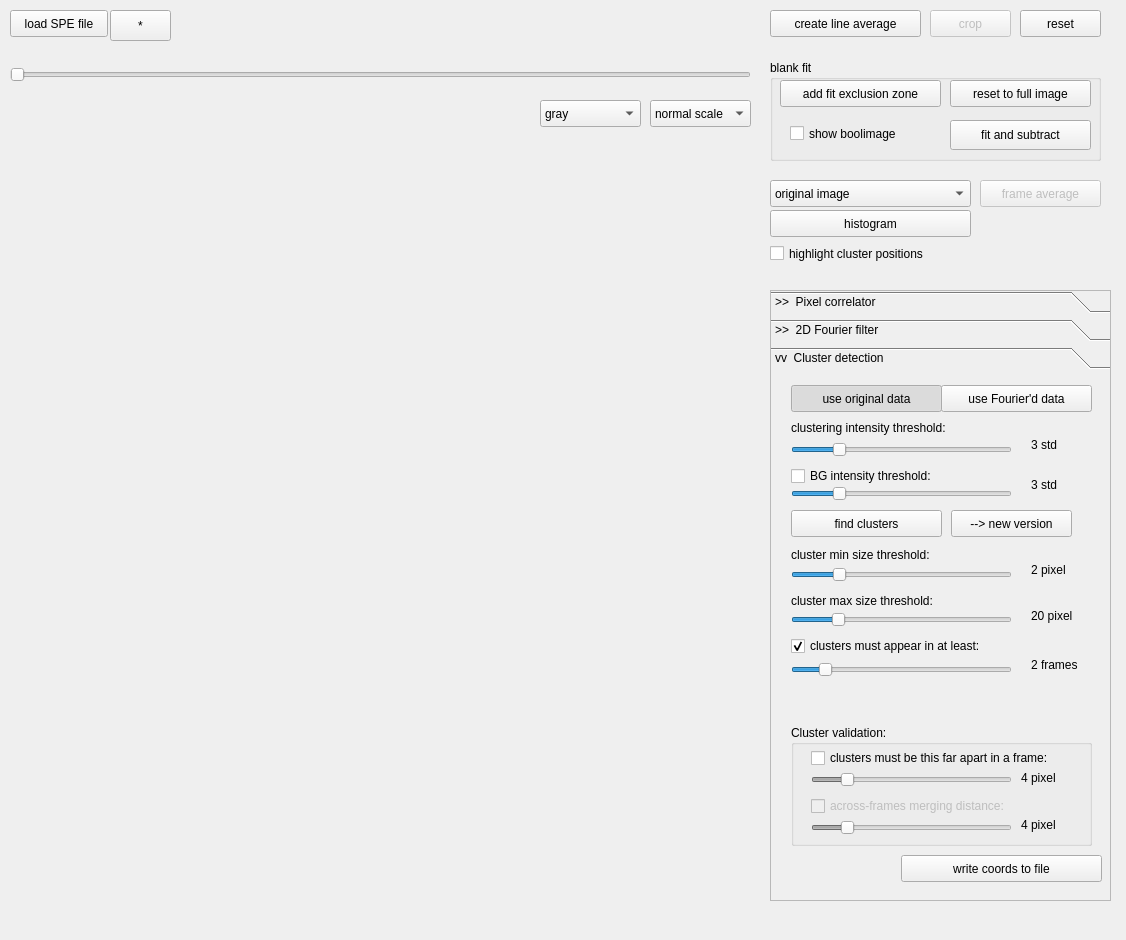
<?xml version="1.0" encoding="UTF-8"?>
<ui version="4.0">
 <class>MainWindow</class>
 <widget class="QMainWindow" name="MainWindow">
  <property name="geometry">
   <rect>
    <x>0</x>
    <y>0</y>
    <width>1126</width>
    <height>940</height>
   </rect>
  </property>
  <property name="windowTitle">
   <string>MainWindow</string>
  </property>
  <widget class="QWidget" name="centralwidget">
   <widget class="QWidget" name="imageview" native="true">
    <property name="geometry">
     <rect>
      <x>10</x>
      <y>100</y>
      <width>741</width>
      <height>741</height>
     </rect>
    </property>
    <property name="font">
     <font>
      <pointsize>9</pointsize>
     </font>
    </property>
    <property name="focusPolicy">
     <enum>Qt::NoFocus</enum>
    </property>
    <widget class="QComboBox" name="logScaleComboBox">
     <property name="geometry">
      <rect>
       <x>640</x>
       <y>0</y>
       <width>101</width>
       <height>27</height>
      </rect>
     </property>
     <item>
      <property name="text">
       <string>normal scale</string>
      </property>
     </item>
     <item>
      <property name="text">
       <string>log scale</string>
      </property>
     </item>
    </widget>
    <widget class="QComboBox" name="cmapComboBox">
     <property name="geometry">
      <rect>
       <x>530</x>
       <y>0</y>
       <width>101</width>
       <height>27</height>
      </rect>
     </property>
     <item>
      <property name="text">
       <string>gray</string>
      </property>
     </item>
     <item>
      <property name="text">
       <string>jet</string>
      </property>
     </item>
     <item>
      <property name="text">
       <string>hsv</string>
      </property>
     </item>
     <item>
      <property name="text">
       <string>heat</string>
      </property>
     </item>
    </widget>
   </widget>
   <widget class="QPushButton" name="loadFilePushButton">
    <property name="geometry">
     <rect>
      <x>10</x>
      <y>10</y>
      <width>98</width>
      <height>27</height>
     </rect>
    </property>
    <property name="text">
     <string>load SPE file</string>
    </property>
   </widget>
   <widget class="QLabel" name="SPEFileLabel">
    <property name="geometry">
     <rect>
      <x>180</x>
      <y>16</y>
      <width>591</width>
      <height>41</height>
     </rect>
    </property>
    <property name="font">
     <font>
      <pointsize>8</pointsize>
     </font>
    </property>
    <property name="text">
     <string/>
    </property>
    <property name="wordWrap">
     <bool>true</bool>
    </property>
   </widget>
   <widget class="QSlider" name="frameSlider">
    <property name="geometry">
     <rect>
      <x>10</x>
      <y>60</y>
      <width>741</width>
      <height>29</height>
     </rect>
    </property>
    <property name="orientation">
     <enum>Qt::Horizontal</enum>
    </property>
   </widget>
   <widget class="QPushButton" name="frameAverageToggleButton">
    <property name="enabled">
     <bool>false</bool>
    </property>
    <property name="geometry">
     <rect>
      <x>980</x>
      <y>180</y>
      <width>121</width>
      <height>27</height>
     </rect>
    </property>
    <property name="text">
     <string>frame average</string>
    </property>
    <property name="checkable">
     <bool>true</bool>
    </property>
   </widget>
   <widget class="QComboBox" name="showWhatComboBox">
    <property name="geometry">
     <rect>
      <x>770</x>
      <y>180</y>
      <width>201</width>
      <height>27</height>
     </rect>
    </property>
    <item>
     <property name="text">
      <string>original image</string>
     </property>
    </item>
    <item>
     <property name="text">
      <string>filtered image</string>
     </property>
    </item>
    <item>
     <property name="text">
      <string>clusters</string>
     </property>
    </item>
   </widget>
   <widget class="QCheckBox" name="highlightClusterPositionsCheckBox">
    <property name="geometry">
     <rect>
      <x>770</x>
      <y>240</y>
      <width>201</width>
      <height>27</height>
     </rect>
    </property>
    <property name="text">
     <string>highlight cluster positions</string>
    </property>
    <property name="checkable">
     <bool>true</bool>
    </property>
   </widget>
   <widget class="QPushButton" name="cropPushButton">
    <property name="enabled">
     <bool>false</bool>
    </property>
    <property name="geometry">
     <rect>
      <x>930</x>
      <y>10</y>
      <width>81</width>
      <height>27</height>
     </rect>
    </property>
    <property name="text">
     <string>crop</string>
    </property>
   </widget>
   <widget class="QPushButton" name="resetPushButton">
    <property name="geometry">
     <rect>
      <x>1020</x>
      <y>10</y>
      <width>81</width>
      <height>27</height>
     </rect>
    </property>
    <property name="text">
     <string>reset</string>
    </property>
    <property name="checkable">
     <bool>false</bool>
    </property>
   </widget>
   <widget class="QPushButton" name="loadDefaultPushButton">
    <property name="geometry">
     <rect>
      <x>110</x>
      <y>10</y>
      <width>61</width>
      <height>31</height>
     </rect>
    </property>
    <property name="text">
     <string>*</string>
    </property>
   </widget>
   <widget class="QWidget" name="toolbar" native="true">
    <property name="geometry">
     <rect>
      <x>10</x>
      <y>840</y>
      <width>741</width>
      <height>61</height>
     </rect>
    </property>
    <property name="font">
     <font>
      <pointsize>9</pointsize>
     </font>
    </property>
    <property name="focusPolicy">
     <enum>Qt::NoFocus</enum>
    </property>
   </widget>
   <widget class="QPushButton" name="createLineAveragePushButton">
    <property name="geometry">
     <rect>
      <x>770</x>
      <y>10</y>
      <width>151</width>
      <height>27</height>
     </rect>
    </property>
    <property name="text">
     <string>create line average</string>
    </property>
   </widget>
   <widget class="QToolBox" name="toolBox">
    <property name="geometry">
     <rect>
      <x>770</x>
      <y>290</y>
      <width>341</width>
      <height>611</height>
     </rect>
    </property>
    <property name="frameShape">
     <enum>QFrame::StyledPanel</enum>
    </property>
    <property name="frameShadow">
     <enum>QFrame::Sunken</enum>
    </property>
    <property name="lineWidth">
     <number>2</number>
    </property>
    <property name="currentIndex">
     <number>2</number>
    </property>
    <widget class="QWidget" name="page_pixel_correlator">
     <property name="geometry">
      <rect>
       <x>0</x>
       <y>0</y>
       <width>339</width>
       <height>516</height>
      </rect>
     </property>
     <attribute name="label">
      <string>&gt;&gt;  Pixel correlator</string>
     </attribute>
     <widget class="QCheckBox" name="useCorrelatorCheckBox">
      <property name="geometry">
       <rect>
        <x>20</x>
        <y>10</y>
        <width>201</width>
        <height>27</height>
       </rect>
      </property>
      <property name="text">
       <string>use correlator in analysis</string>
      </property>
      <property name="checkable">
       <bool>true</bool>
      </property>
      <property name="checked">
       <bool>true</bool>
      </property>
     </widget>
     <widget class="QPushButton" name="applyCorrelatorPushButton">
      <property name="geometry">
       <rect>
        <x>20</x>
        <y>80</y>
        <width>271</width>
        <height>27</height>
       </rect>
      </property>
      <property name="text">
       <string>apply right now (undo requires reset)</string>
      </property>
     </widget>
     <widget class="QCheckBox" name="fourthRootInCorrelatorCheckBox">
      <property name="geometry">
       <rect>
        <x>20</x>
        <y>40</y>
        <width>261</width>
        <height>27</height>
       </rect>
      </property>
      <property name="text">
       <string>apply fourth root after correlation</string>
      </property>
      <property name="checkable">
       <bool>true</bool>
      </property>
      <property name="checked">
       <bool>true</bool>
      </property>
     </widget>
    </widget>
    <widget class="QWidget" name="page_2d_fourier">
     <property name="geometry">
      <rect>
       <x>0</x>
       <y>0</y>
       <width>339</width>
       <height>516</height>
      </rect>
     </property>
     <attribute name="label">
      <string>&gt;&gt;  2D Fourier filter</string>
     </attribute>
     <widget class="QComboBox" name="filterOperationComboBox">
      <property name="geometry">
       <rect>
        <x>230</x>
        <y>70</y>
        <width>91</width>
        <height>27</height>
       </rect>
      </property>
      <property name="currentIndex">
       <number>2</number>
      </property>
      <item>
       <property name="text">
        <string>normal</string>
       </property>
      </item>
      <item>
       <property name="text">
        <string>inverted</string>
       </property>
      </item>
      <item>
       <property name="text">
        <string>gaussian</string>
       </property>
      </item>
     </widget>
     <widget class="QPushButton" name="applyFilterPushButton">
      <property name="geometry">
       <rect>
        <x>220</x>
        <y>100</y>
        <width>101</width>
        <height>27</height>
       </rect>
      </property>
      <property name="text">
       <string>apply filter</string>
      </property>
     </widget>
     <widget class="QLineEdit" name="lowFreqLineEdit">
      <property name="geometry">
       <rect>
        <x>240</x>
        <y>5</y>
        <width>51</width>
        <height>27</height>
       </rect>
      </property>
      <property name="text">
       <string>15</string>
      </property>
     </widget>
     <widget class="QLabel" name="label_3">
      <property name="geometry">
       <rect>
        <x>300</x>
        <y>10</y>
        <width>31</width>
        <height>20</height>
       </rect>
      </property>
      <property name="text">
       <string>px</string>
      </property>
     </widget>
     <widget class="QLabel" name="label_2">
      <property name="geometry">
       <rect>
        <x>10</x>
        <y>40</y>
        <width>221</width>
        <height>20</height>
       </rect>
      </property>
      <property name="text">
       <string>highest acceptable 'wavelength':</string>
      </property>
     </widget>
     <widget class="QLineEdit" name="highFreqLineEdit">
      <property name="geometry">
       <rect>
        <x>240</x>
        <y>40</y>
        <width>51</width>
        <height>27</height>
       </rect>
      </property>
      <property name="text">
       <string>3</string>
      </property>
     </widget>
     <widget class="QLabel" name="label">
      <property name="geometry">
       <rect>
        <x>20</x>
        <y>10</y>
        <width>221</width>
        <height>17</height>
       </rect>
      </property>
      <property name="text">
       <string>lowest acceptable 'wavelength':</string>
      </property>
     </widget>
     <widget class="QLabel" name="label_4">
      <property name="geometry">
       <rect>
        <x>300</x>
        <y>40</y>
        <width>31</width>
        <height>20</height>
       </rect>
      </property>
      <property name="text">
       <string>px</string>
      </property>
     </widget>
     <widget class="QWidget" name="maskview" native="true">
      <property name="geometry">
       <rect>
        <x>40</x>
        <y>130</y>
        <width>271</width>
        <height>251</height>
       </rect>
      </property>
      <property name="font">
       <font>
        <pointsize>9</pointsize>
       </font>
      </property>
      <property name="focusPolicy">
       <enum>Qt::NoFocus</enum>
      </property>
     </widget>
     <widget class="QLabel" name="label_5">
      <property name="geometry">
       <rect>
        <x>110</x>
        <y>70</y>
        <width>121</width>
        <height>20</height>
       </rect>
      </property>
      <property name="text">
       <string>operation mode:</string>
      </property>
     </widget>
     <widget class="QLabel" name="label_9">
      <property name="geometry">
       <rect>
        <x>23</x>
        <y>110</y>
        <width>91</width>
        <height>20</height>
       </rect>
      </property>
      <property name="text">
       <string>mask shape:</string>
      </property>
     </widget>
    </widget>
    <widget class="QWidget" name="page_cluster_detection">
     <property name="geometry">
      <rect>
       <x>0</x>
       <y>0</y>
       <width>339</width>
       <height>516</height>
      </rect>
     </property>
     <attribute name="label">
      <string>vv  Cluster detection</string>
     </attribute>
     <widget class="QLabel" name="clusterIntensityThresholdLabel">
      <property name="geometry">
       <rect>
        <x>260</x>
        <y>60</y>
        <width>61</width>
        <height>20</height>
       </rect>
      </property>
      <property name="text">
       <string>3 std</string>
      </property>
     </widget>
     <widget class="QLabel" name="label_6">
      <property name="geometry">
       <rect>
        <x>20</x>
        <y>43</y>
        <width>281</width>
        <height>20</height>
       </rect>
      </property>
      <property name="text">
       <string>clustering intensity threshold:</string>
      </property>
     </widget>
     <widget class="QSlider" name="minClusterSizeThresholdSlider">
      <property name="geometry">
       <rect>
        <x>20</x>
        <y>185</y>
        <width>221</width>
        <height>29</height>
       </rect>
      </property>
      <property name="maximum">
       <number>20</number>
      </property>
      <property name="pageStep">
       <number>1</number>
      </property>
      <property name="value">
       <number>4</number>
      </property>
      <property name="orientation">
       <enum>Qt::Horizontal</enum>
      </property>
     </widget>
     <widget class="QLabel" name="label_7">
      <property name="geometry">
       <rect>
        <x>20</x>
        <y>170</y>
        <width>281</width>
        <height>20</height>
       </rect>
      </property>
      <property name="text">
       <string>cluster min size threshold:</string>
      </property>
     </widget>
     <widget class="QSlider" name="clusterIntensityThresholdSlider">
      <property name="geometry">
       <rect>
        <x>20</x>
        <y>60</y>
        <width>221</width>
        <height>29</height>
       </rect>
      </property>
      <property name="maximum">
       <number>150</number>
      </property>
      <property name="pageStep">
       <number>10</number>
      </property>
      <property name="value">
       <number>30</number>
      </property>
      <property name="tracking">
       <bool>true</bool>
      </property>
      <property name="orientation">
       <enum>Qt::Horizontal</enum>
      </property>
     </widget>
     <widget class="QPushButton" name="findClustersPushButton">
      <property name="geometry">
       <rect>
        <x>20</x>
        <y>135</y>
        <width>151</width>
        <height>27</height>
       </rect>
      </property>
      <property name="text">
       <string>find clusters</string>
      </property>
      <property name="checkable">
       <bool>false</bool>
      </property>
     </widget>
     <widget class="QPushButton" name="useOriginalDataToggleButton">
      <property name="geometry">
       <rect>
        <x>20</x>
        <y>10</y>
        <width>151</width>
        <height>27</height>
       </rect>
      </property>
      <property name="text">
       <string>use original data</string>
      </property>
      <property name="checkable">
       <bool>true</bool>
      </property>
      <property name="checked">
       <bool>true</bool>
      </property>
     </widget>
     <widget class="QPushButton" name="useFourierdDataToggleButton">
      <property name="geometry">
       <rect>
        <x>170</x>
        <y>10</y>
        <width>151</width>
        <height>27</height>
       </rect>
      </property>
      <property name="text">
       <string>use Fourier'd data</string>
      </property>
      <property name="checkable">
       <bool>true</bool>
      </property>
     </widget>
     <widget class="QGroupBox" name="groupBox_2">
      <property name="geometry">
       <rect>
        <x>20</x>
        <y>350</y>
        <width>301</width>
        <height>121</height>
       </rect>
      </property>
      <property name="font">
       <font>
        <pointsize>9</pointsize>
       </font>
      </property>
      <property name="title">
       <string>Cluster validation:</string>
      </property>
      <widget class="QSlider" name="clusterCrossFrameDistanceThresholdSlider">
       <property name="enabled">
        <bool>false</bool>
       </property>
       <property name="geometry">
        <rect>
         <x>20</x>
         <y>88</y>
         <width>201</width>
         <height>29</height>
        </rect>
       </property>
       <property name="minimum">
        <number>1</number>
       </property>
       <property name="maximum">
        <number>20</number>
       </property>
       <property name="pageStep">
        <number>1</number>
       </property>
       <property name="value">
        <number>4</number>
       </property>
       <property name="orientation">
        <enum>Qt::Horizontal</enum>
       </property>
      </widget>
      <widget class="QCheckBox" name="clusterMergeAcrossFramesCheckBox">
       <property name="enabled">
        <bool>false</bool>
       </property>
       <property name="geometry">
        <rect>
         <x>20</x>
         <y>70</y>
         <width>231</width>
         <height>22</height>
        </rect>
       </property>
       <property name="text">
        <string>across-frames merging distance:</string>
       </property>
       <property name="checked">
        <bool>false</bool>
       </property>
      </widget>
      <widget class="QSlider" name="clusterDistanceThresholdSlider">
       <property name="enabled">
        <bool>false</bool>
       </property>
       <property name="geometry">
        <rect>
         <x>20</x>
         <y>40</y>
         <width>201</width>
         <height>29</height>
        </rect>
       </property>
       <property name="minimum">
        <number>1</number>
       </property>
       <property name="maximum">
        <number>20</number>
       </property>
       <property name="pageStep">
        <number>1</number>
       </property>
       <property name="value">
        <number>4</number>
       </property>
       <property name="orientation">
        <enum>Qt::Horizontal</enum>
       </property>
      </widget>
      <widget class="QCheckBox" name="clusterWithinFrameMinDistanceCheckBox">
       <property name="geometry">
        <rect>
         <x>20</x>
         <y>22</y>
         <width>261</width>
         <height>22</height>
        </rect>
       </property>
       <property name="text">
        <string>clusters must be this far apart in a frame:</string>
       </property>
      </widget>
      <widget class="QLabel" name="clusterDistanceWithinFrameThresholdLabel">
       <property name="geometry">
        <rect>
         <x>230</x>
         <y>43</y>
         <width>71</width>
         <height>20</height>
        </rect>
       </property>
       <property name="text">
        <string>4 pixel</string>
       </property>
      </widget>
      <widget class="QLabel" name="clusterDistanceAcrossFramesThresholdLabel">
       <property name="geometry">
        <rect>
         <x>230</x>
         <y>90</y>
         <width>61</width>
         <height>20</height>
        </rect>
       </property>
       <property name="text">
        <string>4 pixel</string>
       </property>
      </widget>
     </widget>
     <widget class="QLabel" name="minClusterSizeThresholdLabel">
      <property name="geometry">
       <rect>
        <x>260</x>
        <y>185</y>
        <width>61</width>
        <height>20</height>
       </rect>
      </property>
      <property name="text">
       <string>2 pixel</string>
      </property>
     </widget>
     <widget class="QPushButton" name="writeCoordsPushButton">
      <property name="geometry">
       <rect>
        <x>130</x>
        <y>480</y>
        <width>201</width>
        <height>27</height>
       </rect>
      </property>
      <property name="text">
       <string>write coords to file</string>
      </property>
      <property name="checkable">
       <bool>false</bool>
      </property>
     </widget>
     <widget class="QSlider" name="maxClusterSizeThresholdSlider">
      <property name="geometry">
       <rect>
        <x>20</x>
        <y>230</y>
        <width>221</width>
        <height>29</height>
       </rect>
      </property>
      <property name="minimum">
       <number>1</number>
      </property>
      <property name="maximum">
       <number>100</number>
      </property>
      <property name="pageStep">
       <number>1</number>
      </property>
      <property name="value">
       <number>20</number>
      </property>
      <property name="orientation">
       <enum>Qt::Horizontal</enum>
      </property>
     </widget>
     <widget class="QLabel" name="maxClusterSizeThresholdLabel">
      <property name="geometry">
       <rect>
        <x>260</x>
        <y>231</y>
        <width>61</width>
        <height>20</height>
       </rect>
      </property>
      <property name="text">
       <string>20 pixel</string>
      </property>
     </widget>
     <widget class="QLabel" name="label_8">
      <property name="geometry">
       <rect>
        <x>20</x>
        <y>216</y>
        <width>281</width>
        <height>20</height>
       </rect>
      </property>
      <property name="text">
       <string>cluster max size threshold:</string>
      </property>
     </widget>
     <widget class="QPushButton" name="findClustersNewPushButton">
      <property name="geometry">
       <rect>
        <x>180</x>
        <y>135</y>
        <width>121</width>
        <height>27</height>
       </rect>
      </property>
      <property name="text">
       <string>--&gt; new version</string>
      </property>
      <property name="checkable">
       <bool>false</bool>
      </property>
     </widget>
     <widget class="QSlider" name="clusterBGIntensityThresholdSlider">
      <property name="geometry">
       <rect>
        <x>20</x>
        <y>104</y>
        <width>221</width>
        <height>29</height>
       </rect>
      </property>
      <property name="maximum">
       <number>150</number>
      </property>
      <property name="pageStep">
       <number>10</number>
      </property>
      <property name="value">
       <number>30</number>
      </property>
      <property name="orientation">
       <enum>Qt::Horizontal</enum>
      </property>
     </widget>
     <widget class="QLabel" name="clusterBGIntensityThresholdLabel">
      <property name="geometry">
       <rect>
        <x>260</x>
        <y>100</y>
        <width>61</width>
        <height>20</height>
       </rect>
      </property>
      <property name="text">
       <string>3 std</string>
      </property>
     </widget>
     <widget class="QCheckBox" name="clustersMustAppearInAtLeastNFramesCheckBox">
      <property name="enabled">
       <bool>true</bool>
      </property>
      <property name="geometry">
       <rect>
        <x>20</x>
        <y>260</y>
        <width>261</width>
        <height>22</height>
       </rect>
      </property>
      <property name="text">
       <string>clusters must appear in at least:</string>
      </property>
      <property name="checked">
       <bool>true</bool>
      </property>
     </widget>
     <widget class="QSlider" name="clusterFrameThresholdSlider">
      <property name="geometry">
       <rect>
        <x>20</x>
        <y>280</y>
        <width>221</width>
        <height>29</height>
       </rect>
      </property>
      <property name="minimum">
       <number>1</number>
      </property>
      <property name="maximum">
       <number>24</number>
      </property>
      <property name="pageStep">
       <number>1</number>
      </property>
      <property name="value">
       <number>4</number>
      </property>
      <property name="orientation">
       <enum>Qt::Horizontal</enum>
      </property>
     </widget>
     <widget class="QLabel" name="clusterFrameThresholdLabel">
      <property name="geometry">
       <rect>
        <x>260</x>
        <y>280</y>
        <width>61</width>
        <height>20</height>
       </rect>
      </property>
      <property name="text">
       <string>2 frames</string>
      </property>
     </widget>
     <widget class="QCheckBox" name="clusterBGIntensityCheckBox">
      <property name="geometry">
       <rect>
        <x>20</x>
        <y>90</y>
        <width>261</width>
        <height>22</height>
       </rect>
      </property>
      <property name="text">
       <string>BG intensity threshold:</string>
      </property>
     </widget>
    </widget>
   </widget>
   <widget class="QGroupBox" name="groupBox">
    <property name="geometry">
     <rect>
      <x>770</x>
      <y>60</y>
      <width>331</width>
      <height>101</height>
     </rect>
    </property>
    <property name="title">
     <string>blank fit</string>
    </property>
    <widget class="QPushButton" name="addFitExclusionZonePushButton">
     <property name="geometry">
      <rect>
       <x>10</x>
       <y>20</y>
       <width>161</width>
       <height>27</height>
      </rect>
     </property>
     <property name="text">
      <string>add fit exclusion zone</string>
     </property>
    </widget>
    <widget class="QPushButton" name="resetFitExclusionZonePushButton">
     <property name="geometry">
      <rect>
       <x>180</x>
       <y>20</y>
       <width>141</width>
       <height>27</height>
      </rect>
     </property>
     <property name="text">
      <string>reset to full image</string>
     </property>
    </widget>
    <widget class="QPushButton" name="blankFitPushButton">
     <property name="geometry">
      <rect>
       <x>180</x>
       <y>60</y>
       <width>141</width>
       <height>30</height>
      </rect>
     </property>
     <property name="text">
      <string>fit and subtract</string>
     </property>
    </widget>
    <widget class="QCheckBox" name="showBoolimageCheckBox">
     <property name="geometry">
      <rect>
       <x>20</x>
       <y>60</y>
       <width>141</width>
       <height>27</height>
      </rect>
     </property>
     <property name="text">
      <string>show boolimage</string>
     </property>
     <property name="checkable">
      <bool>true</bool>
     </property>
    </widget>
   </widget>
   <widget class="QPushButton" name="histogramToggleButton">
    <property name="geometry">
     <rect>
      <x>770</x>
      <y>210</y>
      <width>201</width>
      <height>27</height>
     </rect>
    </property>
    <property name="text">
     <string>histogram</string>
    </property>
    <property name="checkable">
     <bool>true</bool>
    </property>
   </widget>
  </widget>
 </widget>
 <resources/>
 <connections/>
</ui>
